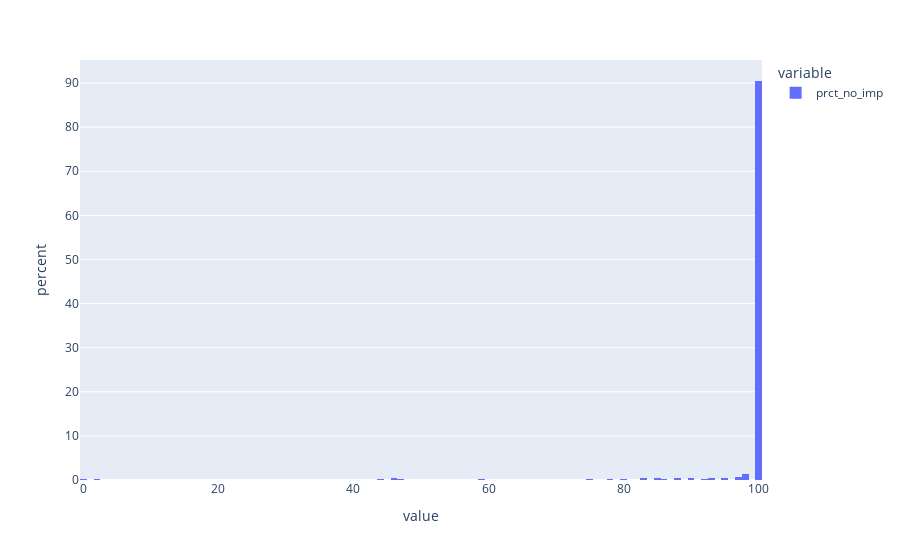

Write notebook code for a chart like this one.
### Code cell
px.histogram(nr_impressions["prct_no_imp"], histnorm="percent")

### Figure 1 — Plotly figure (JSON) as saved in the notebook; plotly's stock layout.template omitted (floating-point values rounded to 4 significant figures; data arrays with more than 128 entries replaced by an {"elided": "..."} marker saying what was removed)
{"data": [{"alignmentgroup": "True", "bingroup": "x", "histnorm": "percent", "hovertemplate": "variable=prct_no_imp<br>value=%{x}<br>percent=%{y}<extra></extra>", "legendgroup": "prct_no_imp", "marker": {"color": "#636efa", "pattern": {"shape": ""}}, "name": "prct_no_imp", "offsetgroup": "prct_no_imp", "orientation": "v", "showlegend": true, "type": "histogram", "x": {"elided": "10450 float values"}, "xaxis": "x", "yaxis": "y"}], "layout": {"barmode": "relative", "legend": {"title": {"text": "variable"}, "tracegroupgap": 0}, "margin": {"t": 60}, "xaxis": {"anchor": "y", "domain": [0, 1], "title": {"text": "value"}}, "yaxis": {"anchor": "x", "domain": [0, 1], "title": {"text": "percent"}}}}
